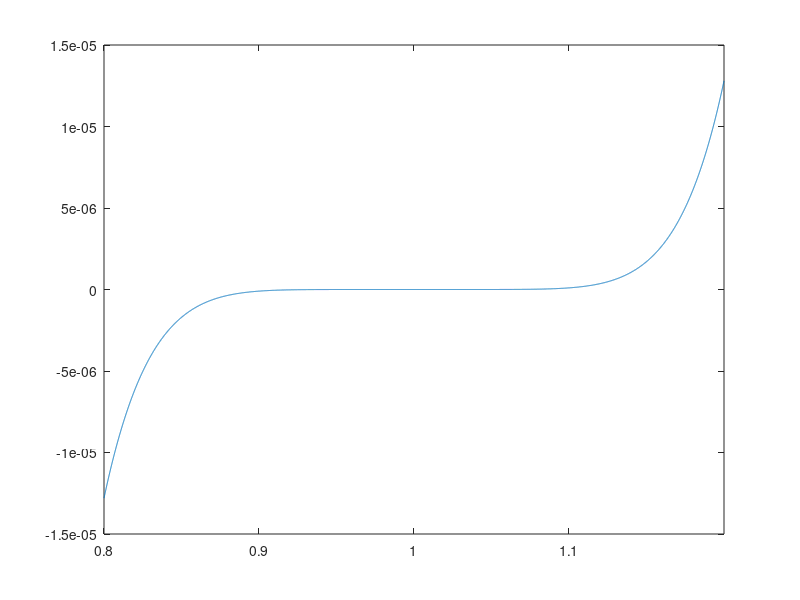

Write MATLAB code to recreate this figure.
function plotten2
x = 0.8:5e-5:1.2 ;
y = single(((((((x-7).*x+21).*x-35).*x+35).*x-21).*x+7).*x-1) ;
plot(x,y)
axis([0.8 1.2 -1.5e-5 1.5e-5]);
endfunction
